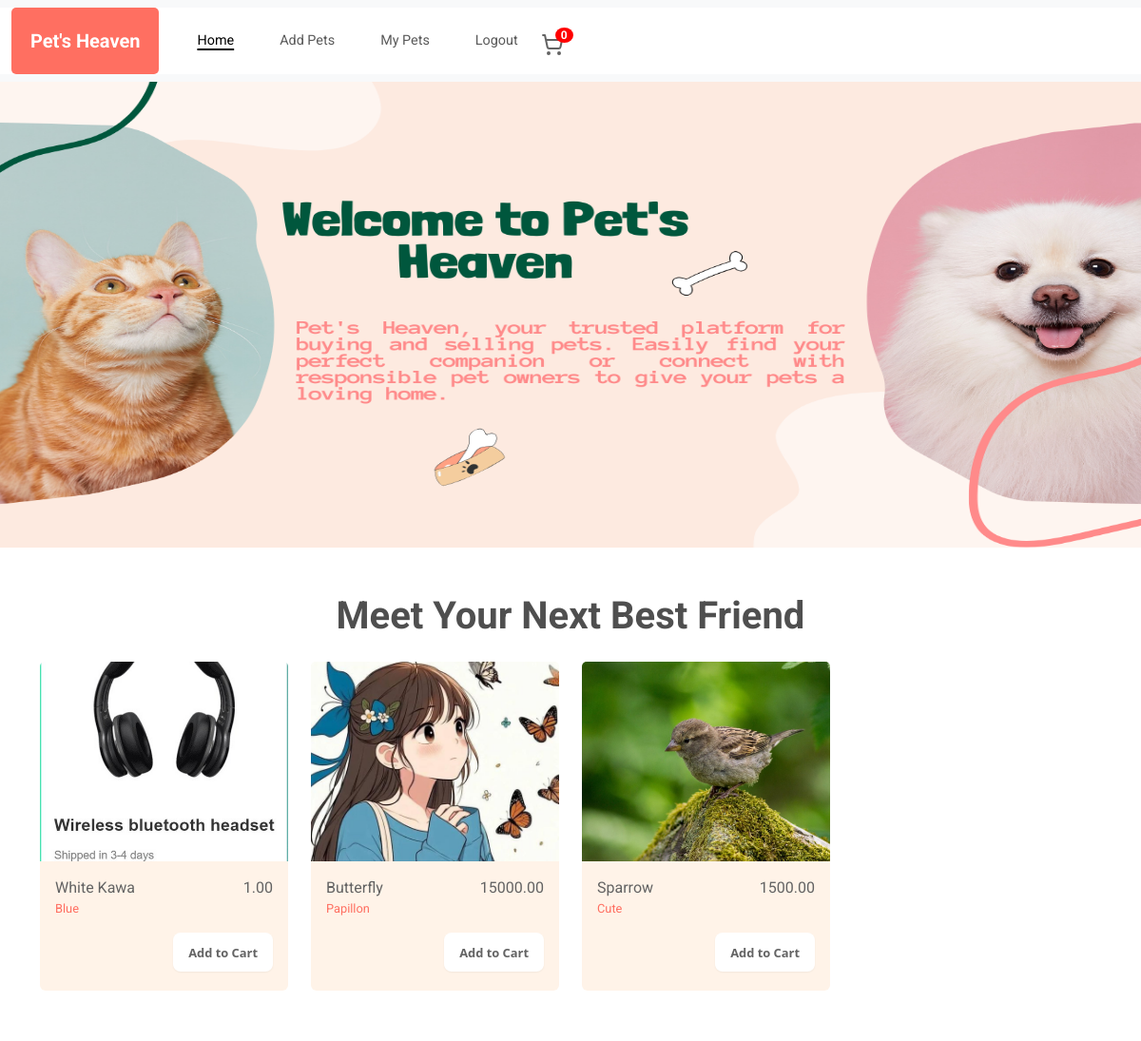
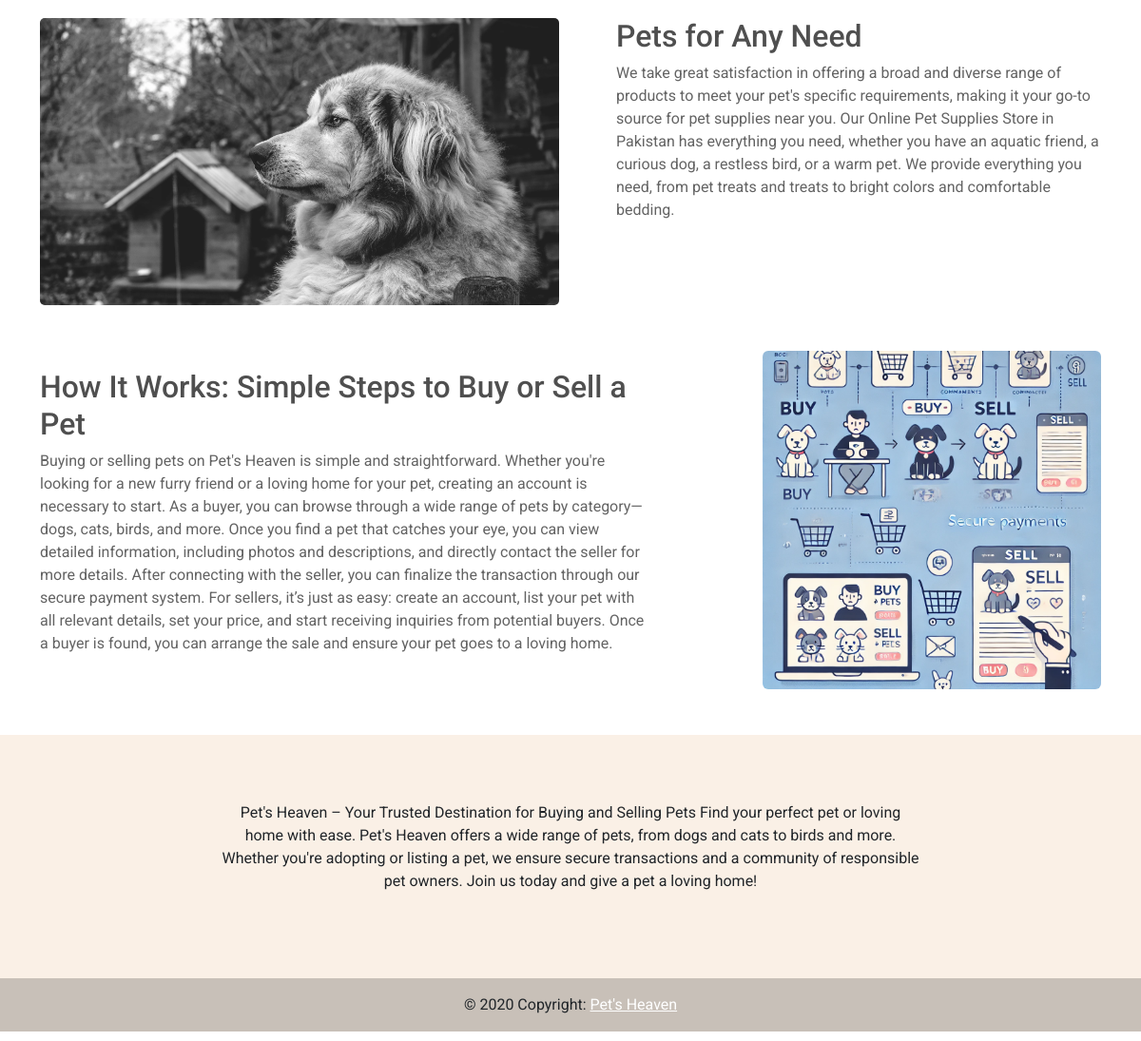
The page /seller/index.php on the database its author committed (2 pictures, top to bottom).
### tables this page shows
CREATE TABLE `tblpets` (
  `petID` int(11) NOT NULL,
  `sellerId` int(11) NOT NULL,
  `petType` varchar(255) NOT NULL,
  `description` text NOT NULL,
  `price` decimal(10,2) NOT NULL,
  `image` varchar(255) DEFAULT NULL,
  `createdAt` datetime DEFAULT current_timestamp(),
  `breed` varchar(255) DEFAULT NULL
);

### seller/index.php (the view, shortened to what this page needs)
<!doctype html>
<html lang="en">
<head>
  <link href="https://cdn.jsdelivr.net/npm/bootstrap@5.3.3/dist/css/bootstrap.min.css" rel="stylesheet"
>
  <link rel="stylesheet" href="../assets/css/index.css">
</head>
<body>
  <?php
  require_once 'nav.php';
  require_once 'db.php';
  ?>
  <img class="w-100" style="max-height:500px" src="../assets/images/Pink-Green2.png" alt="Pink_Green_banne">
  <div class="container">
    <h1 class="fw-bold text-grayv1 text-center mt-5 mb-4">Meet Your Next Best Friend</h1>
  </div>
  <div class="container">
    <div class="row">
      <?php
      $select = "SELECT*FROM tblpets";
      $run = mysqli_query($db, $select);
      while ($data = mysqli_fetch_assoc($run)) {
        ?>
        <div class="col-12 col-sm-6 col-md-4 col-lg-3 mb-4">
          <div class="card border-0 pb-1" style="background-color:#fff3e8">
            <img class="card-img-top pet-card-image" src="../uploads/<?php echo $data['image']; ?>" alt="Pets_image">
            <div class="card-body">
              <div class="d-flex justify-content-between  align-items-center">
                <strong
                  class="card-title text-capitalize fw-normal text-gray mb-0"><?php echo $data['petType']; ?></strong>
                <strong class="card-title text-gray fw-normal mb-0"><?php echo $data['price']; ?></strong>
              </div>
              <p class="card-text mb-3 text-capitalize fs-7 text-accent"><?php echo $data['breed']; ?></p>
              <div class="d-flex justify-content-end">
                <button class="button-39 py-2.5 mt-0 border-0 text-gray add-to-cart-btn"
                  data-id="<?php echo $data['petID']; ?>" data-pet-type="<?php echo $data['petType']; ?>"
                  data-price="<?php echo $data['price']; ?>" data-breed="<?php echo $data['breed']; ?>"
                  data-image="<?php echo $data['image']; ?>">
                  Add to Cart
                </button>
              </div>
            </div>
          </div>
        </div>
      <?php } ?>
    </div>
  </div>
  <div class="container d-flex justify-content-between mt-5">
    <div class="row">
      <div class="col-6">
        <img id="myImg" src="../assets/images/dog.webp" alt="pet_dog" class="w-100 image-hover-effect">
      </div>
      <div class="col-6 ps-5">
        <h3 class="fs-2 fw-medium text-grayv1">Pets for Any Need</h3>
        <p class="fs-6 text-gray">We take great satisfaction in offering a broad and diverse range of products to meet
          your pet's specific requirements, making it your go-to source for pet supplies near
          you. Our Online Pet Supplies Store in Pakistan has everything you need, whether you have an
          aquatic friend, a curious dog, a restless bird,
          or a warm pet. We provide everything you need, from pet treats
          and treats to bright colors and comfortable bedding.</p>
      </div>
    </div>
  </div>
  <div class="container mt-5 align-items-center">
    <div class="row align-items-center justify-content-between">
      <div class="col-7">
        <h3 class='text-grayv1 fs-2'>How It Works: Simple Steps to Buy or Sell a Pet</h3>
        <p class='text-gray'>Buying or selling pets on Pet's Heaven is simple and straightforward.
          Whether you're looking for a new furry friend or a loving home for your pet,
          creating an account is necessary to start. As a buyer, you can browse through
          a wide range of pets by category—dogs, cats, birds, and more. Once you find
          a pet that catches your eye, you can view detailed information, including photos
          and descriptions, and directly contact the seller for more details.
          After connecting with the seller, you can finalize the transaction
          through our secure payment system. For sellers, it’s just as easy:
          create an account, list your pet with all relevant details, set your price,
          and start receiving inquiries from potential buyers. Once a buyer is found,
          you can arrange the sale and ensure your pet goes to a loving home.</p>
      </div>
      <div class="col-4">
        <img class='w-100 rounded' src="../assets/images/image-buy-sell.webp" alt="">
      </div>
    </div>
  </div>
  <?php require_once '../footer.php';  ?>
</body>
</html>

### assets/css/index.css (style rules this page uses)
* { font-family: 'Roboto', sans-serif; }
.text-gray { color: #636363; }
.text-grayv1 { color: #4f4f4f; }
.fs-7 { font-size: 0.8rem; }
.text-accent { color: #ff6f61; }

### seller/index.php (style rules this page uses)
.pet-card-image { width: 100%; max-width: 300px; height: 210px; object-fit: cover; }
#myImg { border-radius: 5px; cursor: pointer; transition: 0.3s; }
.image-hover-effect { transition: transform 0.3s ease-in-out; }
.button-39 { background-color: #FFFFFF; border: 1px solid rgb(209, 213, 219); border-radius: .5rem; box-sizing: border-box; color: #636363; font-family: "Inter var", ui-sans-serif, system-ui, -apple-system, system-ui, "Segoe UI", Roboto, "Helvetica Neue", Arial, "Noto Sans", sans-serif, "Apple Color Emoji", "Segoe UI Emoji", "Segoe UI Symbol", "Noto Color Emoji"; font-size: .805rem; font-weight: 600; line-height: 1.25rem; padding: .65rem 1rem; text-align: center; text-decoration: none #D1D5DB solid; text-decoration-thickness: auto; box-shadow: 0 1px 2px 0 rgba(0, 0, 0, 0.05); cursor: pointer; user-select: none; -webkit-user-select: none; touch-action: manipulation; }

### rows shown on the page
tblpets: image (picture), petType "White Kawa", price "1.00", breed "Blue"
tblpets: image (picture), petType "Butterfly", price "15000.00", breed "Papillon"
tblpets: image (picture), petType "Sparrow", price "1500.00", breed "Cute"
